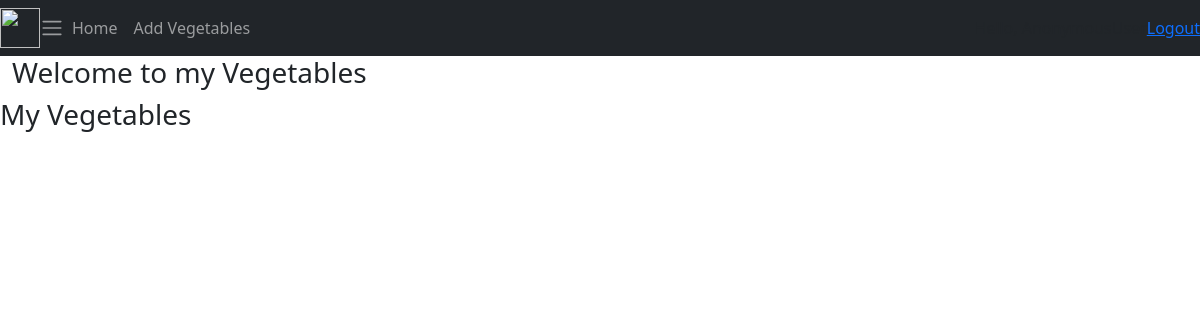
Before: / with the older database file.
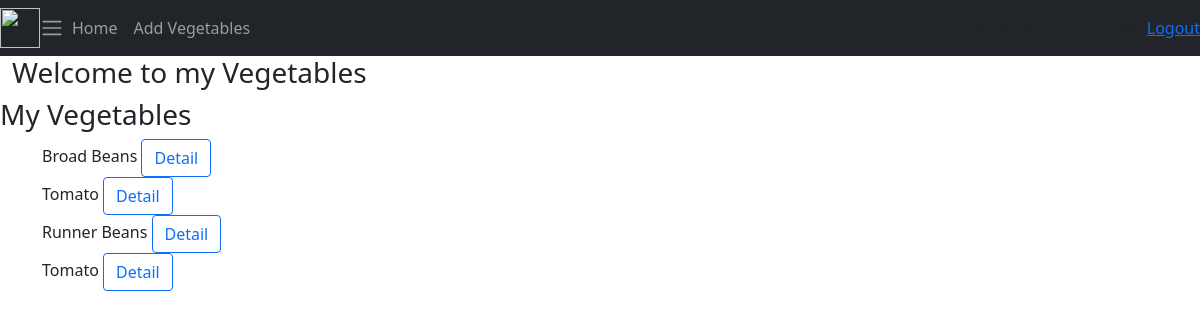
After: the same page with the newer database file.
### vegetablesApp/models.py (models this page shows, shortened)
class Vegetables(models.Model):
    VEG_TYPE_CHOICES = [
        ('Peas','Peas'),
        ('Broad Beans', 'Broad Beans'),
        ('Runner Beans', 'Runner Beans'),
        ('Radish','Radish'),
        ('Lettuce', 'Lettuce'),
        ('Cabbage', 'Cabbage'),
        ('Tomato', 'Tomato'),
        ('Vegetable','Vegetable')
    ]
    SEED_OR_SEEDLING_CHOICES = [
        ('Seed','Grown from seed'),
        ('Seedling', 'Grown from seedling')
    ]
    type = models.CharField('Type of Vegetable',max_length=30,choices=VEG_TYPE_CHOICES,default='Vegetable')
    variety = models.CharField('Variety of vegetable',null=True, blank=True, max_length=50)
    seed_seedling = models.CharField('Seed or Seedling',choices=SEED_OR_SEEDLING_CHOICES, max_length=8, default='seed')
    sowing_date = models.DateField('Sowing Date',default=date.today())
    harvest_date = models.DateField('Harvesting Date', default=date.today())
    pests = models.CharField('Pests',max_length=50,default='No pests')
    tips = models.TextField('Tips', default='No tips')
    comments = models.TextField('Comments', default='No comments')

### vegetablesApp/views.py (the view)
# urls.py: path('', vegetables_home_view, name='home'),
def vegetables_home_view(request):
    vegetables = Vegetables.objects.all()
    context = {'vegetables': vegetables}
    return render(request,'vegetablesApp/home.html', context)

### templates/vegetablesApp/home.html
 {%  include 'vegetablesApp/base.html' %}
 {% block content %}
 <h3>My Vegetables</h3>
 <div class="container">
     {% for vegetable in vegetables %}
        <div class="row">
            <div class="col l4">
                <div class="card-panel">
                    {{vegetable.type}}
                     <a href="{% url 'list' vegetable.id %}" class="btn btn-outline-primary">Detail</a>
                </div>
            </div>
        </div>
     {% endfor %}
 </div>
 {% endblock %}

### templates/vegetablesApp/base.html (shortened to what this page needs)
{% load static %}
<html lang="en">
  <head>
    <link href="https://cdn.jsdelivr.net/npm/bootstrap@5.0.0-beta2/dist/css/bootstrap.min.css" rel="stylesheet">
  </head>
  <body>
  {%  include 'vegetablesApp/navbar.html' %}
	<div class="container-fluid">
	{% block content %}
	<h3> Welcome to my Vegetables</h3>
	{% endblock %}
    </div>
  </body>
</html>

### templates/vegetablesApp/navbar.html (shortened to what this page needs)
{% load static %}
<nav class="navbar navbar-expand-lg navbar-dark bg-dark">
 <img src="{% static 'images/scissors.png' %}" width="40" height="40>
  <button class="navbar-toggler" type="button" data-toggle="collapse" data-target="#navbarNav" aria-controls="navbarNav" aria-expanded="false" aria-label="Toggle navigation">
    <span class="navbar-toggler-icon"></span>
  <div class="collapse navbar-collapse" id="navbarNav">
    <ul class="navbar-nav">
      <li class="nav-item active">
        <a class="nav-link" href="{% url 'home' %}">Home</a>
      </li>
        <li class="nav-item">
        <a class="nav-link" href="{% url 'add' %}">Add Vegetables</a>
      </li>
    </ul>
  </div>
  <span class="hello-msg">Hello, {{request.user}}</span>
  <span ><a  class="hello-msg" href="{% url 'home' %}">Logout</a></span>
</nav>

Changed rows visible on the page:
added Vegetables: type "Broad Beans"
added Vegetables: type "Tomato"
added Vegetables: type "Runner Beans"
added Vegetables: type "Tomato"
